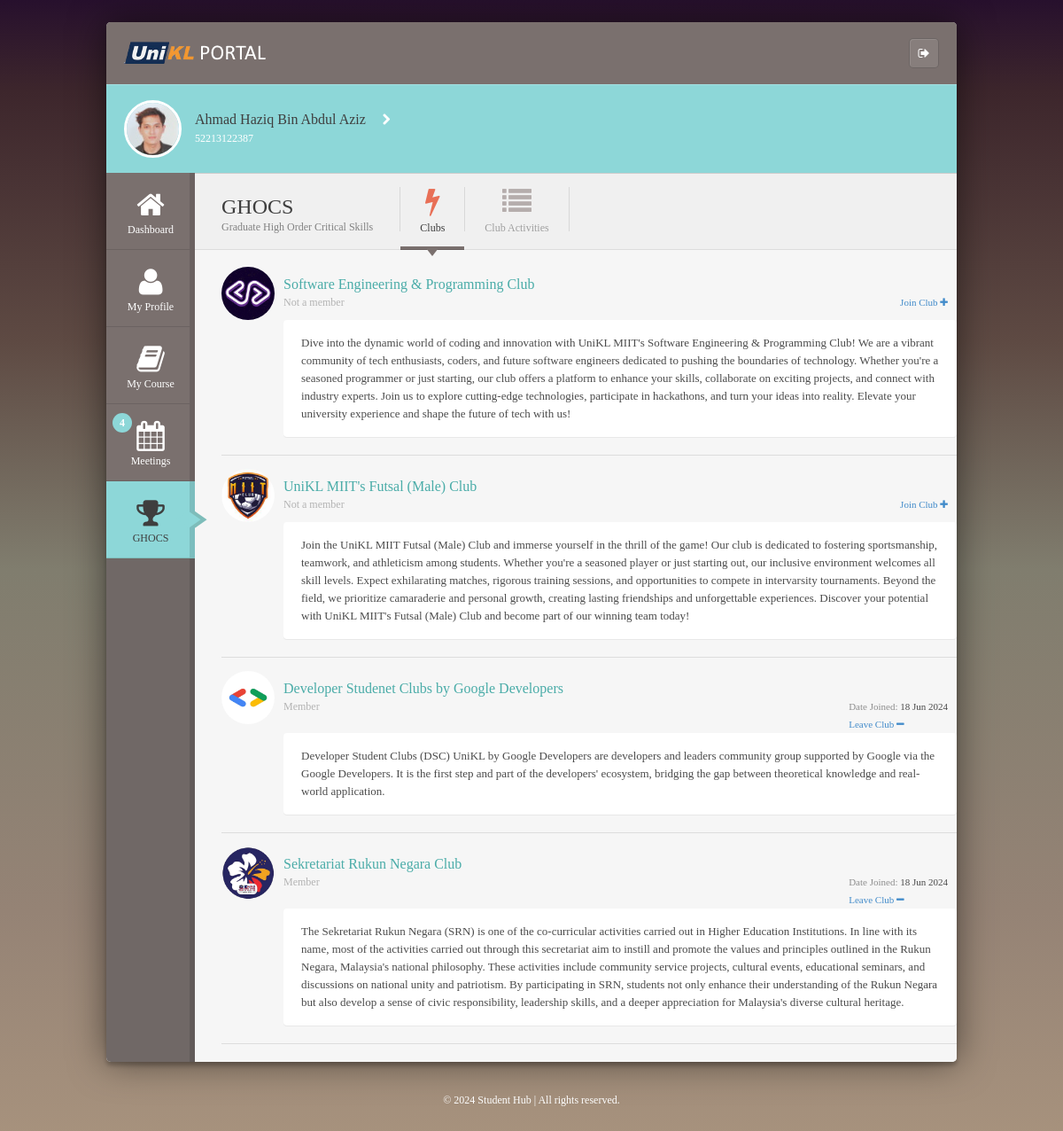
The app's page /ghocs.php (signed in) with its own data.
### tables this page shows
CREATE TABLE `student`  (
  `studentid` varchar(12) NOT NULL,
  `email` varchar(255) NOT NULL,
  `fullname` varchar(255) NOT NULL,
  `phone` varchar(15) NOT NULL,
  `level_of_study` varchar(255) NOT NULL,
  `programme` varchar(100) NOT NULL,
  `institute` varchar(100) NOT NULL,
  `semester` varchar(10) NOT NULL,
  `password` char(40) NOT NULL,
  PRIMARY KEY (`studentid`) USING BTREE,
  UNIQUE INDEX `email`(`email` ASC) USING BTREE
);

CREATE TABLE `clubs`  (
  `clubid` int NOT NULL AUTO_INCREMENT,
  `club_name` varchar(255) NOT NULL,
  `club_description` text NULL,
  PRIMARY KEY (`clubid`) USING BTREE
);

CREATE TABLE `club_student`  (
  `id` int NOT NULL AUTO_INCREMENT,
  `studentid` varchar(12) NOT NULL,
  `clubid` int NOT NULL,
  `role` varchar(255) NOT NULL DEFAULT '',
  `join_date` date NOT NULL,
  PRIMARY KEY (`id`) USING BTREE,
  UNIQUE INDEX `unique_student_club`(`studentid` ASC, `clubid` ASC) USING BTREE,
  INDEX `clubid`(`clubid` ASC) USING BTREE,
  CONSTRAINT `club_student_ibfk_1` FOREIGN KEY (`studentid`) REFERENCES `student` (`studentid`) ON DELETE CASCADE ON UPDATE RESTRICT,
  CONSTRAINT `club_student_ibfk_2` FOREIGN KEY (`clubid`) REFERENCES `clubs` (`clubid`) ON DELETE CASCADE ON UPDATE RESTRICT
);

### ghocs.php (the view, shortened to what this page needs)
<?php
require_once '../db_connection.php';
$studentid = $_SESSION['studentid'];
$sql_student = "SELECT fullname, studentid FROM student WHERE studentid = '$studentid'";
$result_student = $conn->query($sql_student);
if ($result_student->num_rows > 0) {
    $student = $result_student->fetch_assoc();
    $fullname = $student['fullname'];
} else {
    $fullname = "Student Name";
    $studentid_display = "@studentid";
}
$studentid = $_SESSION['studentid'];
$sql = "SELECT c.clubid, c.club_name, c.club_description, cs.role, cs.join_date
        FROM clubs c
        LEFT JOIN club_student cs ON c.clubid = cs.clubid AND cs.studentid = '$studentid'";
$result = $conn->query($sql);
$clubs = [];
if ($result->num_rows > 0) {
    while($row = $result->fetch_assoc()) {
        if ($row['join_date']) {
            $join_date = DateTime::createFromFormat('Y-m-d', $row['join_date'])->format('d M Y');
            $row['formatted_join_date'] = $join_date;
        }
        $clubs[] = $row;
    }
}
?>
<!DOCTYPE html>
<html lang="en">
<head>
    <link href="css/bootstrap/bootstrap.css" rel="stylesheet"/>
    <link rel="stylesheet" href="css/font-awesome-4.0.3/css/font-awesome.min.css">
    <link rel="stylesheet" href="css/jquery-ui.css"/>
    <link rel="stylesheet" type="text/css" href="css/toastr.css">
    <link href="css/style.css" rel="stylesheet" type="text/css"/>
</head>
<body>
<div id="wrapper" class="container">
    <div id="top">
        <div id="topBar">
            <div class="wrapper20">
                <a class="logo" href="index.html">
                    <img src="images/logo.png" rel="logo">
                </a>
                <div class="topNav clearfix">
                    <ul class="tNav clearfix">
                        <li>
                            <a href="logout.php">
                                <i class="fa fa-sign-out icon-white"></i>
                            </a>
                        </li>
                    </ul>
                </div>
            </div>
        </div>
        <div id="profile">
					<div class="wrapper20">
						<div class="userInfo">
							<div class="userImg">
								<img src="images/user/<?php echo htmlspecialchars($studentid); ?>.jpg" rel="user">
							</div>
							<div class="userTxt">
								<span class="fullname"><?php echo htmlspecialchars($fullname); ?></span>
								<i class="fa fa-chevron-right"></i><br>
								<span class="username"><?php echo htmlspecialchars($studentid); ?></span>
							</div>
						</div>
					</div>
				</div>
    </div>
    <div id="sidebar">
        <ul class="mainNav">
            <li>
                <a href="dashboard.php">
                    <i class="fa fa-home"></i><br>Dashboard</a>
            </li>
            <li>
                <a href="profile.php">
                    <i class="fa fa-user"></i><br>My Profile</a>
            </li>
            <li>
                <a href="mycourse.php">
                    <i class="fa fa-book"></i><br>My Course</a>
            </li>
            <li>
                <a href="Meeting.php">
                    <i class="fa fa-calendar"></i><br>Meetings</a>
                <span class="badge badge-mNav">4</span>
            </li>
            <li class="active">
                <a href="#">
                    <i class="fa fa-trophy"></i><br>GHOCS</a>
            </li>
        </ul>
    </div>
    <div id="main" class="clearfix">
        <div class="topTabs">
            <div id="topTabs-container-home">
                <div class="topTabs-header clearfix">
                    <div class="secInfo sec-dashboard">
                        <h1 class="secTitle">GHOCS</h1>
                        <span class="secExtra">Graduate High Order Critical Skills</span>
                    </div>
                    <ul class="etabs tabs">
                        <li class="tab">
                            <a href="#tab1">
                                <span class="to-hide">
                                    <i class="fa fa-bolt"></i><br>Clubs
                                </span>
                            </a>
                        </li>
                        <li class="tab">
                            <a href="#tab2">
                                <span class="to-hide">
                                    <i class="fa fa-list"></i><br>Club Activities
                                </span>
                            </a>
                        </li>
                    </ul>
                </div>
                <div class="topTabsContent">
                    <div id="tab1">
					<?php
                        foreach ($clubs as $club) {
                            echo '<div class="comment">
                                    <div class="comment-header">
                                        <div class="comment-person">
                                            <div class="comment-img">
                                                <img src="images/clubs/' . htmlspecialchars($club['clubid']) . '.png" rel="comment-1">
                                            </div>
                                        </div>
                                        <div class="comment-info">
                                            <div class="c-name">' . htmlspecialchars($club['club_name']) . '</div>
                                            <div class="c-time">' . htmlspecialchars($club['role'] ? $club['role'] : 'Not a member') . '</div>
                                        </div>
                                    </div>';
									if ($club['role']) {
										echo '<div class="c-ip">
												Date Joined: <span class="ip">' . htmlspecialchars($club['formatted_join_date']) . '</span><br />
												<form action="includes/leave_club.php" method="post" style="display: inline;">
													<input type="hidden" name="clubid" value="' . htmlspecialchars($club['clubid']) . '">
													<a href="#" class="leave-link" onclick="this.closest(\'form\').submit(); return false;">Leave Club <i class="fa fa-minus"></i></a>
												</form>
											  </div>';
                            } else {
                                echo '<div class="c-ip">
                                        <form action="includes/join_club.php" method="post" style="display: inline;">
                                            <input type="hidden" name="clubid" value="' . htmlspecialchars($club['clubid']) . '">
                                            <a href="#" class="join-link" onclick="this.closest(\'form\').submit(); return false;">Join Club <i class="fa fa fa-plus"></i></a>
                                        </form>
                                      </div>';
                            }
                            echo '<div class="comment-text">' . htmlspecialchars($club['club_description']) . '</div>
                                  </div>';
                        }
                        ?>
                    </div>
						</div>
					</div>
					 </div>
			</div>
		</div>
	</body>
</html>

### records on screen
student: fullname "Ahmad Haziq Bin Abdul Aziz"
clubs: shows a picture, club_name "Software Engineering & Programming Club", role "Not a member", club_description "Dive into the dynamic world of coding and innovation with UniKL MIIT's Software Engineering & Programming Club! We are a vibrant community of tech enthusiasts, coders, and future software engineers dedicated to pushing the boundaries of technology. Whether you're a seasoned programmer or just starting, our club offers a platform to enhance your skills, collaborate on exciting projects, and connect with industry experts. Join us to explore cutting-edge technologies, participate in hackathons, and turn your ideas into reality. Elevate your university experience and shape the future of tech with us!"
clubs: shows a picture, club_name "UniKL MIIT's Futsal (Male) Club", role "Not a member", club_description "Join the UniKL MIIT Futsal (Male) Club and immerse yourself in the thrill of the game! Our club is dedicated to fostering sportsmanship, teamwork, and athleticism among students. Whether you're a seasoned player or just starting out, our inclusive environment welcomes all skill levels. Expect exhilarating matches, rigorous training sessions, and opportunities to compete in intervarsity tournaments. Beyond the field, we prioritize camaraderie and personal growth, creating lasting friendships and unforgettable experiences. Discover your potential with UniKL MIIT's Futsal (Male) Club and become part of our winning team today!"
club_student: shows a picture, clubid.club_name "Developer Studenet Clubs by Google Developers", role "Member", formatted_join_date "18 Jun 2024", clubid.club_description "Developer Student Clubs (DSC) UniKL by Google Developers are developers and leaders community group supported by Google via the Google Developers. It is the first step and part of the developers' ecosystem, bridging the gap between theoretical knowledge and real-world application."
club_student: shows a picture, clubid.club_name "Sekretariat Rukun Negara Club", role "Member", formatted_join_date "18 Jun 2024", clubid.club_description "The Sekretariat Rukun Negara (SRN) is one of the co-curricular activities carried out in Higher Education Institutions. In line with its name, most of the activities carried out through this secretariat aim to instill and promote the values and principles outlined in the Rukun Negara, Malaysia's national philosophy. These activities include community service projects, cultural events, educational seminars, and discussions on national unity and patriotism. By participating in SRN, students not only enhance their understanding of the Rukun Negara but also develop a sense of civic responsibility, leadership skills, and a deeper appreciation for Malaysia's diverse cultural heritage."

### other values on screen
$studentid "52213122387"
